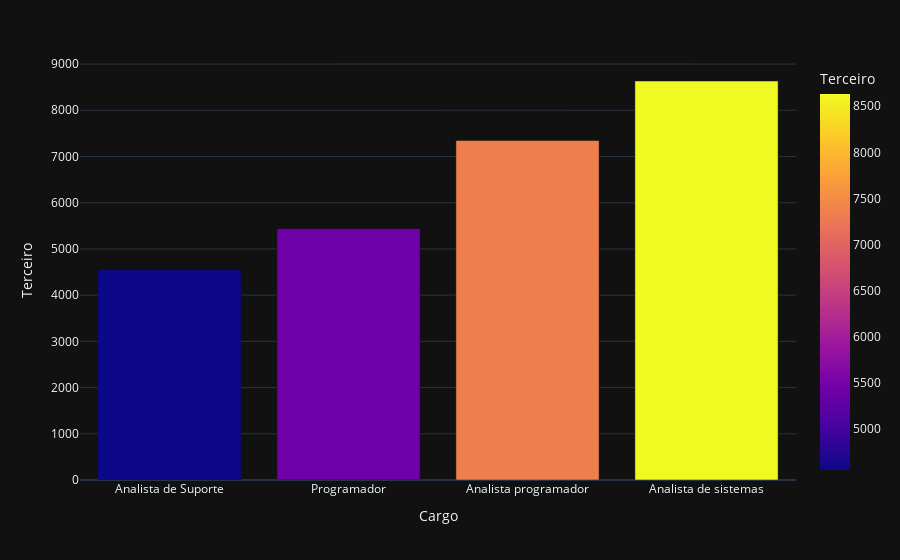

This figure's notebook cell:
### Code cell
# criando um gráfico de barra 
if tipo_g == 'Barra':  
    barra = px.bar(tb, x = 'Cargo', y = 'Terceiro', color='Terceiro',template='plotly_dark')
    display(barra)
elif tipo_g == 'Pizza':
    pizza = px.pie(tb, values='Terceiro', names='Cargo', color_discrete_sequence=px.colors.sequential.Viridis, title='Pizza/Terceiro')
    pizza.show()

### Figure 1 — Plotly figure (JSON) as saved in the notebook; plotly's stock layout.template omitted (floating-point values rounded to 4 significant figures)
{"data": [{"alignmentgroup": "True", "hovertemplate": "Cargo=%{x}<br>Terceiro=%{marker.color}<extra></extra>", "legendgroup": "", "marker": {"color": [4548, 5438.0, 7346.0, 8633.0], "coloraxis": "coloraxis", "pattern": {"shape": ""}}, "name": "", "offsetgroup": "", "orientation": "v", "showlegend": false, "textposition": "auto", "type": "bar", "x": ["Analista de Suporte", "Programador", "Analista programador", "Analista de sistemas"], "xaxis": "x", "y": [4548, 5438.0, 7346.0, 8633.0], "yaxis": "y"}], "layout": {"barmode": "relative", "coloraxis": {"colorbar": {"title": {"text": "Terceiro"}}, "colorscale": [[0, "#0d0887"], [0.1111, "#46039f"], [0.2222, "#7201a8"], [0.3333, "#9c179e"], [0.4444, "#bd3786"], [0.5556, "#d8576b"], [0.6667, "#ed7953"], [0.7778, "#fb9f3a"], [0.8889, "#fdca26"], [1, "#f0f921"]]}, "legend": {"tracegroupgap": 0}, "margin": {"t": 60}, "xaxis": {"anchor": "y", "domain": [0, 1], "title": {"text": "Cargo"}}, "yaxis": {"anchor": "x", "domain": [0, 1], "title": {"text": "Terceiro"}}}}
